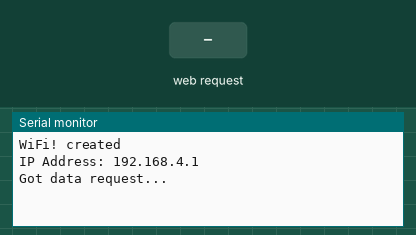
This sketch was run on a simulated ESP32. On the bench: the last lines printed to the serial monitor. Inputs (shaded band) come from the test bench.

Above: at 2.2 s.
2.3 s: HTTP request GET / received
At 2.8 s:
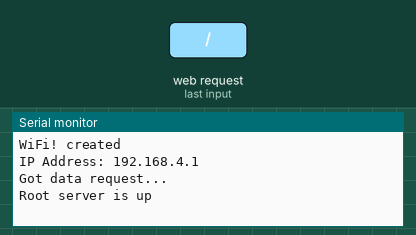
3.8 s: HTTP request GET /update received
At 5.0 s:
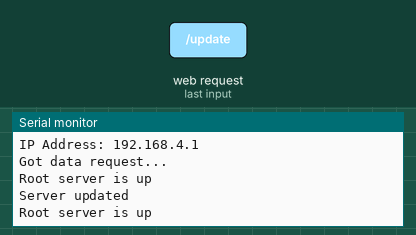
5.3 s: HTTP request GET /update?maxtime=1 received
At 6.3 s:
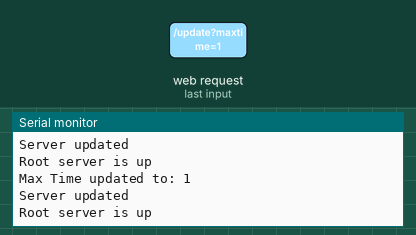
6.8 s: HTTP request GET /data received
At 7.4 s:
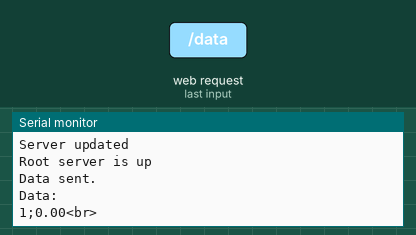
8.3 s: HTTP request GET /update?delaytime=1 received
At 9.5 s:
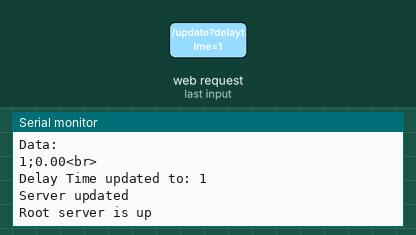
9.8 s: HTTP request GET /data?maxtime=1 received
At 10.9 s:
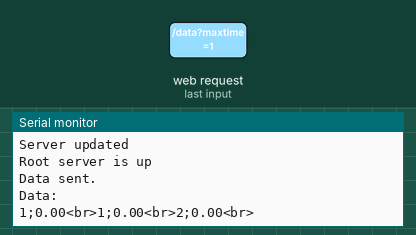

The sketch:

anglesensor_for_esp32.ino
```cpp
#include <WiFi.h>
#include <WebServer.h>
#include <SPI.h>
#include <math.h>

const int csbPin = 5;


const char* ssid = "angle sensor";
const char* password = "esspanglesensor";

WebServer server(80);

int maxTime = 5000;
int delayTime = 1000;

void SCAwait(){
  digitalWrite(csbPin,  HIGH);
  delayMicroseconds(150);
  digitalWrite(csbPin,LOW);
}

String angle(){
  uint16_t RDAX,RDAY;
  uint8_t TEMP;
  SCAwait();
  { //RDAx
    uint8_t buff[3]={0x10,0,0};
    SPI.transfer(buff,3);
    RDAX=((uint16_t)buff[1]<<3)+(buff[2]>>5);
  }
  SCAwait();
  { //RDAY
    uint8_t buff[3]={0x11,0,0};
    SPI.transfer(buff,3);
    RDAY=((uint16_t)buff[1]<<3)+(buff[2]>>5);
  }
  SCAwait();
  { //TEMP
    uint8_t buff[2]={0x8,0};
    SPI.transfer(buff,2);
    TEMP=buff[1];
  }
  float floatTemp = static_cast<float>(TEMP);
  float scorr=floatTemp*(floatTemp*(floatTemp*(-0.0000005)-0.00005)+0.0032)-0.031;; //-2.4565-1.445+0.544-0.031
  digitalWrite(csbPin,HIGH);
  float SENS = 6554.0;
  float SENScomp = SENS*(1 + scorr/100);
  #define M_PI 3.14159265358979323846
  return String(asin((float)(RDAX-RDAY)/SENScomp)* (180.0 / M_PI));
  Serial.println("RDAX:"+String(RDAX)+" RDAY:"+String(RDAY)+" TEMP:"+String(TEMP)+" scorr:"+String(scorr));
}

void onRoot(){
  server.on("/", HTTP_GET, handleRoot);
}
void handleRoot(){
  server.send(200, "text/html",
  "<form action='/update' method='GET'>"
  "Max Time: <input type='text' name='maxtime' value='" + String(maxTime) + "'><br>"
  "Delay Time: <input type='text' name='delaytime' value='" + String(delayTime) + "'><br>"
  "<input type='submit' value='Submit'>"
  "</form>"+
  "<br><button onclick='getData()'>OK</button><div id='data'></div><script>function getData(){fetch('/data').then(response =>"+
  " response.text()).then(data => document.getElementById('data').innerHTML += data);}</script>");
  Serial.println("Root server is up");
}

void onUpdate(){
  server.on("/update", HTTP_GET, handleUpdate);
}
void handleUpdate(){
  if (server.hasArg("maxtime")) {
    maxTime = server.arg("maxtime").toInt();
    Serial.print("Max Time updated to: ");
    Serial.println(maxTime);
  }
  if (server.hasArg("delaytime")) {
    delayTime = server.arg("delaytime").toInt();
    Serial.print("Delay Time updated to: ");
    Serial.println(delayTime);
  }
  Serial.println("Server updated");
  handleRoot();
}

void data(){
  Serial.println("Got data request...");
  server.on("/data", HTTP_GET, []() {
    unsigned long previousMillis = 0;
    unsigned long starttime = millis();
    String result="";
    unsigned long endtime = starttime + maxTime;
    digitalWrite(csbPin,LOW);  //включаем инклинометр
    while (millis()<=endtime){
      //Serial.println(String(millis())+" "+String(endtime));
      if ((millis() - previousMillis) >= delayTime) {
        previousMillis = millis();
        result+= String(millis()-starttime) + ";" + angle() + "<br>";
      }else {

      }
    }
    server.send(200, "text/plain", result);
    Serial.println("Data sent.");
    Serial.println("Data:");
    Serial.println(result);
  });
}

void SCA103TInit(){
  pinMode (csbPin, OUTPUT);
  SPI.begin();
  SPI.setBitOrder(MSBFIRST);
  SPI.setDataMode(SPI_MODE0);
  delay(1000);
}

void wifiInit(){
  WiFi.softAP(ssid, password);
  Serial.println("WiFi! created");
  Serial.print("IP Address: ");
  Serial.println(WiFi.softAPIP());
}

void setup() {
  Serial.begin(115200);

  SCA103TInit();

  wifiInit();

  onRoot();

  onUpdate();

  data();

  server.begin();
}

void loop() {
  server.handleClient();
}
```

Measured:
- after the input at 2.3 s, the serial monitor: prints a new line at once (image 1)
- after the input at 3.8 s, the serial monitor: prints a new line at once (image 2)
- after the input at 5.3 s, the serial monitor: prints a new line at once (image 3)
- after the input at 6.8 s, the serial monitor: prints a new line at once (image 4)
- after the input at 8.3 s, the serial monitor: prints a new line at once (image 5)
- after the input at 9.8 s, the serial monitor: prints a new line at once (image 6)
